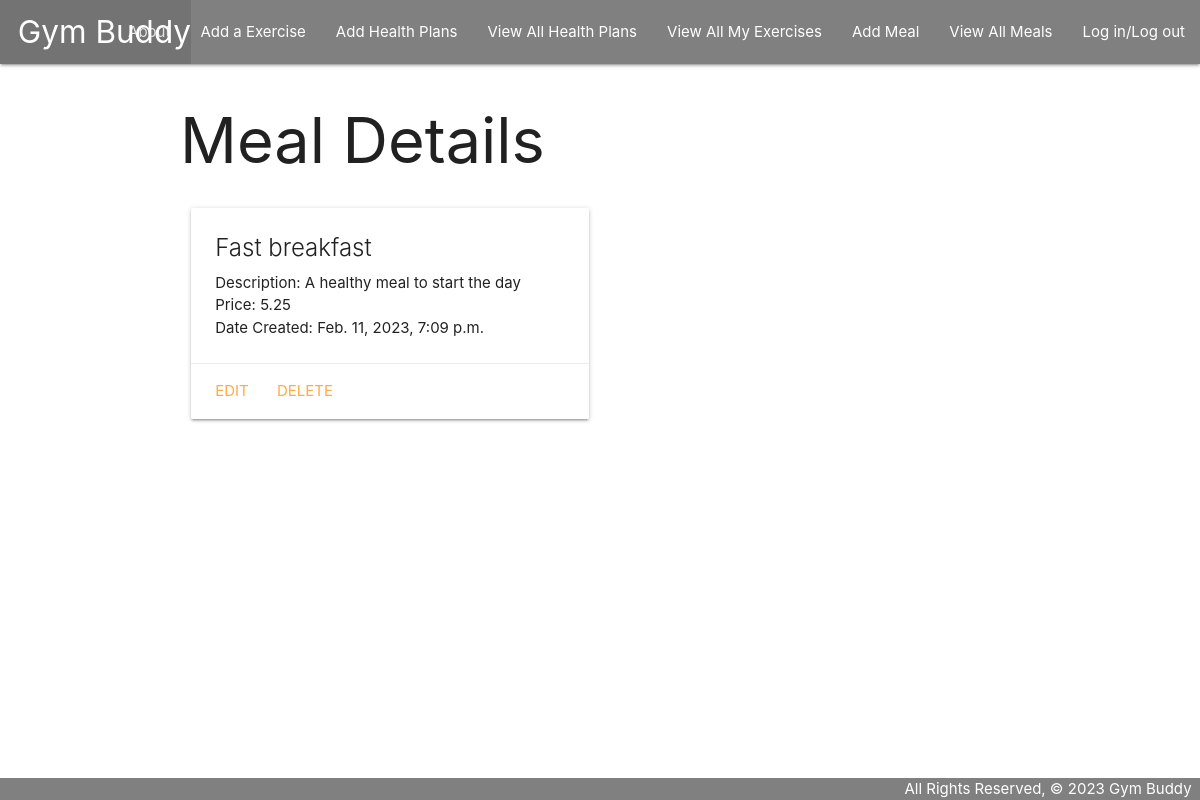
Page /meals/1/ on the committed database.
### main_app/models.py (models this page shows, shortened)
class Meal(models.Model):
    name = models.CharField(max_length=50)
    description = models.TextField()
    price = models.DecimalField(max_digits=5, decimal_places=2)
    created_at = models.DateTimeField(auto_now_add=True)

### main_app/views.py (the view)
# urls.py: path('meals/<int:pk>/', views.MealDetail.as_view(), name='meals_detail'),
class MealDetail(DetailView):
  model = Meal

### main_app/templates/main_app/meal_detail.html
{% extends 'base.html' %} {% block content %}
<h1>Meal Details</h1>
<div class="row">
  <div class="col s6 col-offset-3">
    <div class="card">
      <div class="card-content">
        <span class="card-title">{{ meal.name }}</span>
        <p>Description: {{ meal.description }}</p>
        <p>Price: {{ meal.price }}</p>
        <p>Date Created: {{ meal.created_at }}</p>
      </div>
      <div class="card-action">
        <a href="{% url 'meals_update' meal.id %}">Edit</a>
        <a href="{% url 'meals_delete' meal.id %}">Delete</a>
      </div>
    </div>
  </div>
</div>
{% endblock %}

### main_app/static/css/style.css (style rules this page uses)
body { display: flex; min-height: 100vh; flex-direction: column; }

### rows in the picture
Meal: name "Fast breakfast", description "A healthy meal to start the day", price "5.25", created_at "Feb. 11, 2023, 7:09 p.m."
